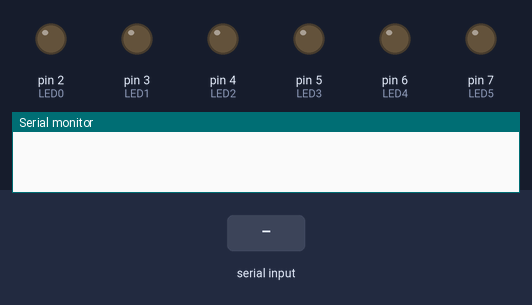
Bench run of a sketch on a simulated Arduino Uno, built with avr-gcc and run on an emulated ATmega328P. On the bench: output pins drawn as LEDs (lit = HIGH), the last lines printed to the serial monitor. The test bench sets the inputs (shaded band).

Above: at 1.2 s.
1.3 s: "BRAKE" received over Serial
At 1.6 s:
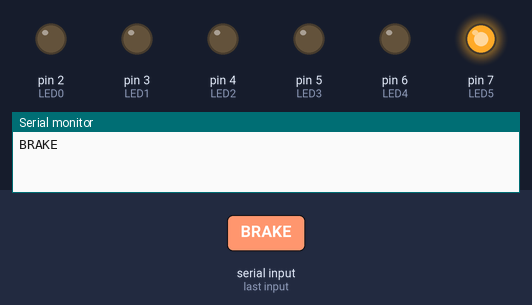
2.8 s: "BACKW" received over Serial
At 3.6 s:
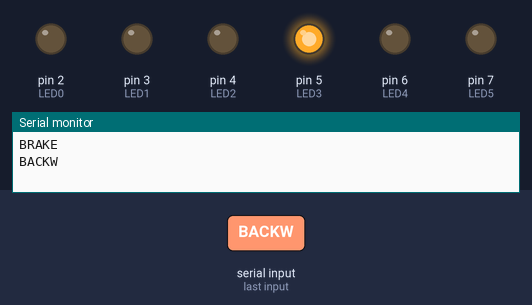
4.3 s: "LEFT*" received over Serial
At 4.8 s:
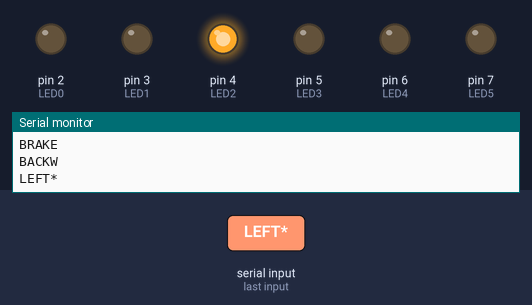
5.8 s: "RIGHT" received over Serial
At 7.0 s:
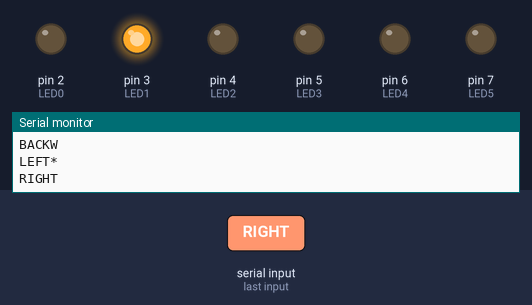
7.3 s: "LIGHT" received over Serial
At 8.4 s:
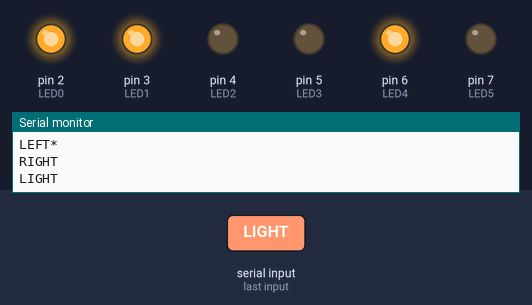
8.8 s: "FORWA" received over Serial
At 9.6 s:
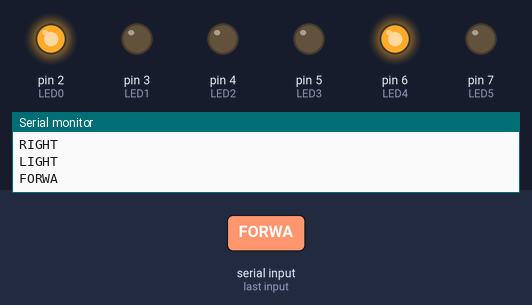
Timing chart, 0 to 11.3 s (numbered marks = the images above; inputs shaded):
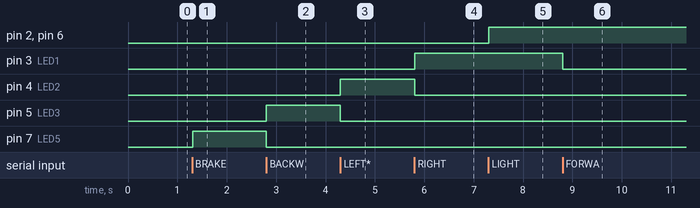

Measured:
- after the input at 1.3 s, pin 7 (LED5): LOW → HIGH at once
- after the input at 2.8 s, pin 5 (LED3): LOW → HIGH at once; pin 7 (LED5): HIGH → LOW at once
- after the input at 4.3 s, pin 4 (LED2): LOW → HIGH at once; pin 5 (LED3): HIGH → LOW at once
- after the input at 5.8 s, pin 3 (LED1): LOW → HIGH at once; pin 4 (LED2): HIGH → LOW at once
- after the input at 7.3 s, pin 2 (LED0), pin 6 (LED4): LOW → HIGH at once
- after the input at 8.8 s, pin 3 (LED1): HIGH → LOW at once

The sketch:

prog_arduino.ino
```cpp
#define NBCHAR 5
int rec;
char type[NBCHAR + 1];
int LED0 = 2; //car headlight
int LED1 = 3; //right turn signal
int LED2 = 4; //left turn signal
int LED3 = 5; //rear light
int LED4 = 6; //red light when car head light activated
int LED5 = 7; //brake lights
void setup() {
  Serial.begin(38400);
  pinMode(LED0, OUTPUT);
  pinMode(LED1, OUTPUT);
  pinMode(LED2, OUTPUT);
  pinMode(LED3, OUTPUT);
  pinMode(LED4, OUTPUT);
  pinMode(LED5, OUTPUT);
}

void loop() {
  comunication_decode_1();
  comunication_decode_2();
  delay (10);
}
void comunication_decode_1()
{
  for ( int i = 0; i < NBCHAR; )
  {
    if (Serial.available()) {
      rec = Serial.read();
    }
    if ( rec != -1 ) {
      type[i] = rec;
      i++;
      type[i] = "\0";
    }
  }
  return type;
}
void comunication_decode_2()
{
  if (strncmp(type, "BRAKE", NBCHAR) == 0)
  {
    //Serial.println("LED0 active");
    Serial.println("BRAKE");
    digitalWrite(LED1, LOW);
    digitalWrite(LED2, LOW);
    digitalWrite(LED3, LOW);
    digitalWrite(LED5, HIGH);
  }
  else if (strncmp(type, "FORWA", NBCHAR) == 0)
  {
    //Serial.println("LED0 desactive");
    Serial.println("FORWA");
    digitalWrite(LED1, LOW);
    digitalWrite(LED2, LOW);
    digitalWrite(LED3, LOW);
    digitalWrite(LED5, LOW);
  }
  else if (strncmp(type, "BACKW", NBCHAR) == 0)
  {
    //Serial.println("LED0 desactive");
    Serial.println("BACKW");
    digitalWrite(LED1, LOW);
    digitalWrite(LED2, LOW);
    digitalWrite(LED3, HIGH);
    digitalWrite(LED5, LOW);
  }
  else if (strncmp(type, "LEFT*", NBCHAR) == 0)
  {
    //Serial.println("LED1 active");
    Serial.println("LEFT*");
    digitalWrite(LED1, LOW);
    digitalWrite(LED2, HIGH);
    digitalWrite(LED3, LOW);
    digitalWrite(LED5, LOW);
  }
  else if (strncmp(type, "RIGHT", NBCHAR) == 0)
  {
    //Serial.println("LED1 desactive");
    Serial.println("RIGHT");
    digitalWrite(LED1, HIGH);
    digitalWrite(LED2, LOW);
    digitalWrite(LED3, LOW);
    digitalWrite(LED5, LOW);
  }
  else if (strncmp(type, "LIGHT", NBCHAR) == 0)
  {
    //Serial.println("LED2 active");
    Serial.println("LIGHT");
    digitalWrite(LED0, HIGH);
    digitalWrite(LED4, HIGH);
  }
  else if (strncmp(type, "DARK*", NBCHAR) == 0)
  {
    //Serial.println("LED2 desactive");
    Serial.println("DARK*");
    digitalWrite(LED0, LOW);
    digitalWrite(LED4, LOW);
  }
}
```
